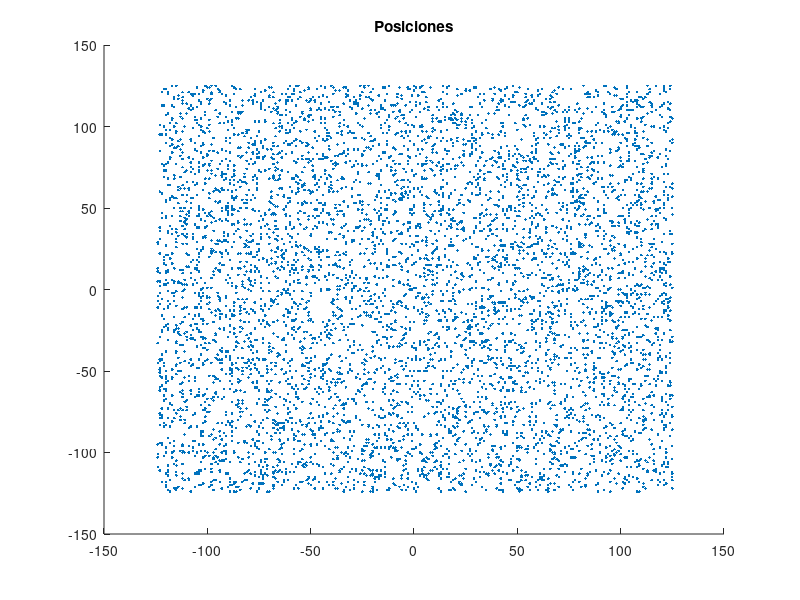
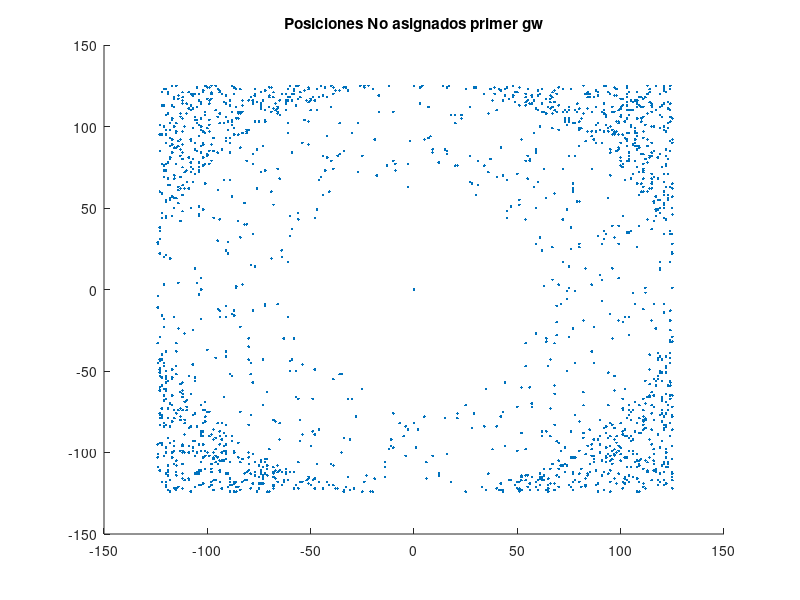
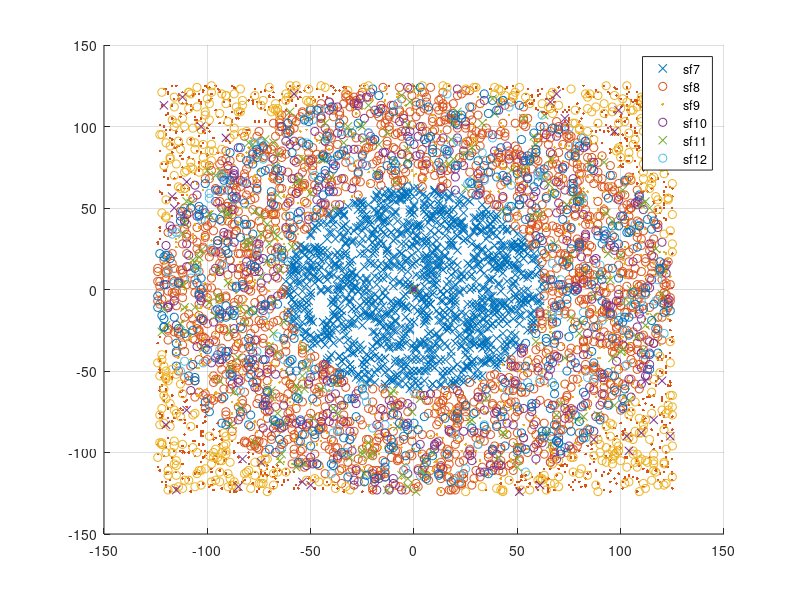
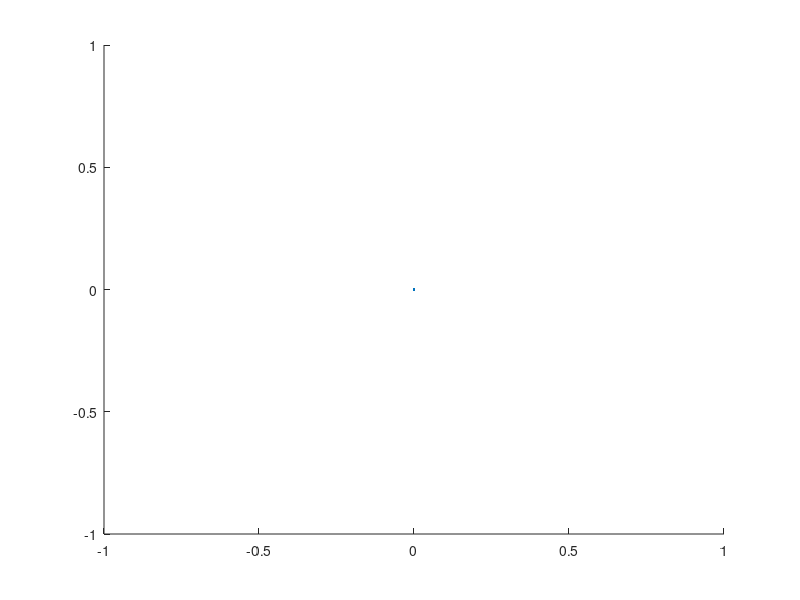

Recreate these plots in MATLAB, in order.
close all; clear all;

periods=[3600,3600,3600,ones(1,97)*3600];
H=1;
for i=1:length(periods),
  H=lcm(H,periods(i));
endfor
H
eds=6600;
lado=250;
R=250;
%calculo en función del lado la cantidad estimada de GW a colocar siguiendo 
%regla de raiz(3)xR (tomo R=250). Entre centros 430m. De alli surge entonces,
% techo(L/(2R))
%NroGWI=ceil(lado/(2*R));

nodosORIG=[(1:eds)',randi(lado,[eds,1])-lado/2,randi(lado,[eds,1])-lado/2,zeros(eds,1),periods(randi(100,eds,1))',zeros(eds,2)];
nodosORIG=[nodosORIG,H./nodosORIG(:,5)];

%Primer gw ubicado en -215,0

nodos=nodosORIG;
figure(1)
scatter(nodos(:,2), nodos(:,3), '.')
title("Posiciones")

nodos(:,2)=nodos(:,2);
nodos(:,3)=nodos(:,3);
nodos(:,4)=sqrt(nodos(:,2).^2+nodos(:,3).^2);

%nodos=[(1:eds)',nodos,sqrt(nodos(:,1).^2+nodos(:,2).^2),periods(randi(100,eds,1))',zeros(eds,2)];
%nodos=[nodos,H./nodos(:,5)];

for i=1:length(nodos),
  if (nodos(i,5)/100>32)
    nodos(i,7)=12;
  elseif (nodos(i,5)/100>16)
    nodos(i,7)=11;
  elseif (nodos(i,5)/100>8)
    nodos(i,7)=10;
  elseif (nodos(i,5)/100>4)
    nodos(i,7)=9;
   elseif (nodos(i,5)/100>2)
    nodos(i,7)=8;
  elseif (nodos(i,5)/100>1)
    nodos(i,7)=7;
  endif 
endfor  
%scatter(nodos(:,1), nodos(:,2), '.')
%title("Posiciones")

for i=1:length(nodos(:,1)),
  if (nodos(i,4)<62.5)
    nodos(i,6)=min(7,nodos(i,7));
  elseif (nodos(i,4)<125)% && nodos(i,5)==9000)    
    nodos(i,6)=min(8,nodos(i,7));
  elseif (nodos(i,4)<250)% && nodos(i,5)==9000)    
    nodos(i,6)=min(9,nodos(i,7));
  elseif (nodos(i,4)<500)% && nodos(i,5)==9000)    
    nodos(i,6)=min(10,nodos(i,7));
  elseif (nodos(i,4)<1000)% && nodos(i,5)==9000)    
    nodos(i,6)=min(11,nodos(i,7));
  elseif (nodos(i,4)<2000)% && nodos(i,5)==9000)    
    nodos(i,6)=min(12,nodos(i,7));
  endif
endfor

devices=sortrows(nodos,6);
MsgToT=sum(devices(:,8))
%devices=sortrows(devices,4)
F=find(devices(:,6)<100);
Fnodes=devices(1:length(F),:);
%Fnodes=sortrows(Fnodes,5);

if (length(F)<eds)
  NFnodes=devices(length(F(:,1))+1:eds,:);
else
  NFnodes=zeros(1,8);
end

MsgsT_P=sum(Fnodes(:,8))

MsgSF7=Fnodes(1:length(find(Fnodes(:,6)<8)),:);
%papa=length(find(Fnodes(:,6)>8))
if (length(find(Fnodes(:,6)>8))>0 && length(find(Fnodes(:,6)<9)>0))
  MsgSF8=Fnodes(length(find(Fnodes(:,6)<8))+1:length(find(Fnodes(:,6)<9)),:);
  if (length(find(Fnodes(:,6)>9))>0 && length(find(Fnodes(:,6)<10)>0))
    MsgSF9=Fnodes(length(find(Fnodes(:,6)<9))+1:length(find(Fnodes(:,6)<10)),:);
    if (length(find(Fnodes(:,6)>10))>0 && length(find(Fnodes(:,6)<11)>0))
      MsgSF10=Fnodes(length(find(Fnodes(:,6)<10))+1:length(find(Fnodes(:,6)<11)),:);
      if (length(find(Fnodes(:,6)>11))>0 && length(find(Fnodes(:,6)<12)>0))
        MsgSF11=Fnodes(length(find(Fnodes(:,6)<11))+1:length(find(Fnodes(:,6)>12)),:);
        if (length(find(Fnodes(:,6)>11))>0)
          MsgSF12=Fnodes(length(find(Fnodes(:,6)<12))+1:length(Fnodes(:,6)),:);
        end
      else
        MsgSF11=Fnodes(length(find(Fnodes(:,6)<11)+1):length(Fnodes(:,6)),:);
        MsgSF12=zeros(1,8);
       end
    else
      MsgSF10=Fnodes(length(find(Fnodes(:,6)<10)+1):length(Fnodes(:,6)),:);
      MsgSF11=zeros(1,8);
      MsgSF12=zeros(1,8);
    end
  else
    MsgSF9=Fnodes(length(find(Fnodes(:,6)<9)+1):length(Fnodes(:,6)),:);
    MsgSF10=zeros(1,8);
    MsgSF11=zeros(1,8);
    MsgSF12=zeros(1,8);
    end
else
  MsgSF8=Fnodes(length(find(Fnodes(:,6)<8))+1:length(Fnodes(:,6)),:);
  MsgSF9=zeros(1,8);
  MsgSF10=zeros(1,8);
  MsgSF11=zeros(1,8);
  MsgSF12=zeros(1,8);
end


% Factibilidad
%Acomodo los msgs por SF hasta saturar cada uno. Lo que queda lo sumo a los nodos no factibles.
final=0
while(final==0)
  if (sum(MsgSF7(:,8))<=H)
    if (sum(MsgSF8(:,8))<=H/2)
      if (sum(MsgSF9(:,8))<=H/4)
          if (sum(MsgSF10(:,8))<=H/8)
            if (sum(MsgSF11(:,8))<=H/16)
              if (sum(MsgSF12(:,8))<=H/32)
                 factibe=1;
                 final=1;
              else
                factible=0
                i=1;
                while (sum(MsgSF12(1:i,8))<=H/32)
                  i=i+1;
                end
                MsgSF12(i:length(MsgSF12),6)=MsgSF12(i:length(MsgSF12),6)+88;
                NFnodes=[MsgSF12(i:length(MsgSF12),:);NFnodes];
                MsgSF12=MsgSF12(1:i-1,:);
                final=1 
              end
            else
   %           if (sum(MsgSF12(:,8))<=112)
                i=1;
               while (sum(MsgSF11(1:i,8))<=H/16)
                  i=i+1;
                end
                MsgSF11(i:length(MsgSF11),6)=MsgSF11(i:length(MsgSF11),6)+1;
                MsgSF12=[MsgSF11(i:length(MsgSF11),:);MsgSF12];
                MsgSF11=MsgSF11(1:i-1,:);
    %          end
            end  
          else
  %          if (sum(MsgSF11(:,8))<=250)
              i=1;
              while (sum(MsgSF10(1:i,8))<=H/8)
                i=i+1;
              end
              MsgSF10(i:length(MsgSF10),6)=MsgSF10(i:length(MsgSF10),6)+1;
              MsgSF11=[MsgSF10(i:length(MsgSF10),:);MsgSF11];
              MsgSF10=MsgSF10(1:i-1,:);
   %         end
          end  
      else
 %       if (sum(MsgSF10(:,8))<=450)
          i=1;
          while (sum(MsgSF9(1:i,8))<=H/4)
            i=i+1;
          end
          MsgSF9(i:length(MsgSF9),6)=MsgSF9(i:length(MsgSF9),6)+1;
          MsgSF10=[MsgSF9(i:length(MsgSF9),:);MsgSF10];
          MsgSF9=MsgSF9(1:i-1,:);
 %       end
      end
    else
%       if (sum(MsgSF9(:,8))<=900)
          i=1;
          while (sum(MsgSF8(1:i,8))<=H/2)
            i=i+1;
          end
          MsgSF8(i:length(MsgSF8),6)=MsgSF8(i:length(MsgSF8),6)+1;
          MsgSF9=[MsgSF8(i:length(MsgSF8),:);MsgSF9];
          MsgSF8=MsgSF8(1:i-1,:);
 %       end
    end
  else
  %  if (sum(MsgSF8(:,8))<=1800)
      i=1;
      while (sum(MsgSF7(1:i,8))<=H)
        i=i+1;
      end
      MsgSF7(i:length(MsgSF7),6)=MsgSF7(i:length(MsgSF7),6)+1;
      MsgSF8=[MsgSF7(i:length(MsgSF7),:);MsgSF8];
      MsgSF7=MsgSF7(1:i-1,:);
  %  end  
  end
endwhile
%NFnodes=devices(length(F(:,1))+1:eds,:);
SF7=sum(MsgSF7(:,8))
SF8=sum(MsgSF8(:,8))
SF9=sum(MsgSF9(:,8))
SF10=sum(MsgSF10(:,8))
SF11=sum(MsgSF11(:,8))
SF12=sum(MsgSF12(:,8))
NF=sum(NFnodes(:,8))
%scatter(NFnodes(:,2),NFnodes(:,3),'.r')
%figure(1)
%scatter(NFnodes(:,2),NFnodes(:,3),'.r')
%hold
%scatter(MsgSF7(:,2),MsgSF7(:,3),'x b')
%scatter(MsgSF8(:,2),MsgSF8(:,3),'o r')
%scatter(MsgSF9(:,2),MsgSF9(:,3),'. k')
%scatter(MsgSF10(:,2),MsgSF10(:,3),'- y')
%scatter(MsgSF11(:,2),MsgSF11(:,3),'x m')
%scatter(MsgSF12(:,2),MsgSF12(:,3),'o c')
%grid
%legend('nodos','sf7','sf8','sf9','sf10','sf11','sf12')

%%%%%%%Calculo del segundo gw
if (NFnodes(1,1)>0)
nodos=NFnodes;
%nodos(:,2)=nodos(:,2)+430;
%nodos(:,4)=sqrt(nodos(:,3).^2+nodos(:,3).^2);
NFnodes(:,2)=NFnodes(:,2);
figure(2)
scatter(NFnodes(:,2), NFnodes(:,3), '.')
title("Posiciones No asignados primer gw")

nodos(:,2)=nodos(:,2);%+300;
nodos(:,3)=nodos(:,3);
nodos(:,4)=sqrt(nodos(:,2).^2+nodos(:,3).^2);

for i=1:length(nodos),
  if (nodos(i,5)/100>32)
    nodos(i,7)=12;
  elseif (nodos(i,5)/100>16)
    nodos(i,7)=11;
  elseif (nodos(i,5)/100>8)
    nodos(i,7)=10;
  elseif (nodos(i,5)/100>4)
    nodos(i,7)=9;
   elseif (nodos(i,5)/100>2)
    nodos(i,7)=8;
  elseif (nodos(i,5)/100>1)
    nodos(i,7)=7;
  endif 
endfor  


for i=1:length(nodos(:,1)),
  if (nodos(i,4)<62.5)
    nodos(i,6)=min(7,nodos(i,7));
  elseif (nodos(i,4)<125)% && nodos(i,5)==9000)    
    nodos(i,6)=min(8,nodos(i,7));
  elseif (nodos(i,4)<250)% && nodos(i,5)==9000)    
    nodos(i,6)=min(9,nodos(i,7));
  elseif (nodos(i,4)<500)% && nodos(i,5)==9000)    
    nodos(i,6)=min(10,nodos(i,7));
  elseif (nodos(i,4)<1000)% && nodos(i,5)==9000)    
    nodos(i,6)=min(11,nodos(i,7));
  elseif (nodos(i,4)<2000)% && nodos(i,5)==9000)    
    nodos(i,6)=min(12,nodos(i,7));
  endif
endfor
devices2=sortrows(nodos,6);
MsgToT2=sum(devices2(:,8))
%devices=sortrows(devices,4)
F2=find(devices2(:,6)<100);
Fnodes2=devices2(1:length(F2),:);
%Fnodes=sortrows(Fnodes,5);
if (length(F2)<length(nodos))
  NFnodes2=devices2(length(F2(:,1))+1:length(nodos),:);
else
  NFnodes2=zeros(1,8);
end

MsgsT_P2=sum(Fnodes2(:,8))

MsgSF72=Fnodes2(1:length(find(Fnodes2(:,6)<8)),:);
%papa=length(find(Fnodes(:,6)>8))
if (length(find(Fnodes2(:,6)>8))>0 && length(find(Fnodes2(:,6)<9)>0))
  MsgSF82=Fnodes2(length(find(Fnodes2(:,6)<8))+1:length(find(Fnodes2(:,6)<9)),:);
  if (length(find(Fnodes2(:,6)>9))>0 && length(find(Fnodes2(:,6)<10)>0))
    MsgSF92=Fnodes2(length(find(Fnodes2(:,6)<9))+1:length(find(Fnodes2(:,6)<10)),:);
    if (length(find(Fnodes2(:,6)>10))>0 && length(find(Fnodes2(:,6)<11)>0))
      MsgSF102=Fnodes2(length(find(Fnodes2(:,6)<10))+1:length(find(Fnodes2(:,6)<11)),:);
      if (length(find(Fnodes2(:,6)>11))>0 && length(find(Fnodes2(:,6)<12)>0))
        MsgSF112=Fnodes2(length(find(Fnodes2(:,6)<11))+1:length(find(Fnodes2(:,6)>12)),:);
        if (length(find(Fnodes2(:,6)>11))>0)
          MsgSF122=Fnodes2(length(find(Fnodes2(:,6)<12))+1:length(Fnodes2(:,6)),:);
        end
      else
        MsgSF112=Fnodes2(length(find(Fnodes2(:,6)<11)+1):length(Fnodes2(:,6)),:);
        MsgSF122=zeros(1,8);
       end
    else
      MsgSF102=Fnodes2(length(find(Fnodes2(:,6)<10)+1):length(Fnodes2(:,6)),:);
      MsgSF112=zeros(1,8);
      MsgSF122=zeros(1,8);
    end
  else
    MsgSF92=Fnodes2(length(find(Fnodes2(:,6)<9)+1):length(Fnodes2(:,6)),:);
    MsgSF102=zeros(1,8);
    MsgSF112=zeros(1,8);
    MsgSF122=zeros(1,8);
    end
else
  MsgSF82=Fnodes2(length(find(Fnodes2(:,6)<8))+1:length(Fnodes2(:,6)),:);
  MsgSF92=zeros(1,8);
  MsgSF102=zeros(1,8);
  MsgSF112=zeros(1,8);
  MsgSF122=zeros(1,8);
end


% Factibilidad
%Acomodo los msgs por SF hasta saturar cada uno. Lo que queda lo sumo a los nodos no factibles.
final2=0
while(final2==0)
  if (sum(MsgSF72(:,8))<=H)
    if (sum(MsgSF82(:,8))<=H/2)
      if (sum(MsgSF92(:,8))<=H/4)
          if (sum(MsgSF102(:,8))<=H/8)
            if (sum(MsgSF112(:,8))<=H/16)
              if (sum(MsgSF122(:,8))<=H/32)
                 factibe2=1;
                 final2=1;
              else
                factible2=0
                i=1;
                while (sum(MsgSF122(1:i,8))<=H/32)
                  i=i+1;
                end
                MsgSF122(i:length(MsgSF122),6)=MsgSF122(i:length(MsgSF122),6)+88;
                NFnodes2=[MsgSF122(i:length(MsgSF122),:);NFnodes2];
                MsgSF122=MsgSF122(1:i-1,:);
                final2=1 
              end
            else
   %           if (sum(MsgSF12(:,8))<=112)
                i=1;
               while (sum(MsgSF112(1:i,8))<=H/16)
                  i=i+1;
                end
                MsgSF112(i:length(MsgSF112),6)=MsgSF112(i:length(MsgSF112),6)+1;
                MsgSF122=[MsgSF112(i:length(MsgSF112),:);MsgSF122];
                MsgSF112=MsgSF112(1:i-1,:);
    %          end
            end  
          else
  %          if (sum(MsgSF11(:,8))<=250)
              i=1;
              while (sum(MsgSF102(1:i,8))<=H/8)
                i=i+1;
              end
              MsgSF102(i:length(MsgSF102),6)=MsgSF102(i:length(MsgSF102),6)+1;
              MsgSF112=[MsgSF102(i:length(MsgSF102),:);MsgSF112];
              MsgSF102=MsgSF102(1:i-1,:);
   %         end
          end  
      else
 %       if (sum(MsgSF10(:,8))<=450)
          i=1;
          while (sum(MsgSF92(1:i,8))<=H/4)
            i=i+1;
          end
          MsgSF92(i:length(MsgSF92),6)=MsgSF92(i:length(MsgSF92),6)+1;
          MsgSF102=[MsgSF92(i:length(MsgSF92),:);MsgSF102];
          MsgSF92=MsgSF92(1:i-1,:);
 %       end
      end
    else
%       if (sum(MsgSF9(:,8))<=900)
          i=1;
          while (sum(MsgSF82(1:i,8))<=H/2)
            i=i+1;
          end
          MsgSF82(i:length(MsgSF82),6)=MsgSF82(i:length(MsgSF82),6)+1;
          MsgSF92=[MsgSF82(i:length(MsgSF82),:);MsgSF92];
          MsgSF82=MsgSF82(1:i-1,:);
 %       end
    end
  else
  %  if (sum(MsgSF8(:,8))<=1800)
      i=1;
      while (sum(MsgSF72(1:i,8))<=H)
        i=i+1;
      end
      MsgSF72(i:length(MsgSF72),6)=MsgSF72(i:length(MsgSF72),6)+1;
      MsgSF82=[MsgSF72(i:length(MsgSF72),:);MsgSF82];
      MsgSF72=MsgSF72(1:i-1,:);
  %  end  
  end
endwhile
%NFnodes=devices(length(F(:,1))+1:eds,:);

SF72=sum(MsgSF72(:,8))
SF82=sum(MsgSF82(:,8))
SF92=sum(MsgSF92(:,8))
SF102=sum(MsgSF102(:,8))
SF112=sum(MsgSF112(:,8))
SF122=sum(MsgSF122(:,8))
NF2=sum(NFnodes2(:,8))
%figure
%scatter(NFnodes2(:,2),NFnodes2(:,3),'.r')
MsgSF7(:,2)=MsgSF7(:,2)%+150;
MsgSF8(:,2)=MsgSF8(:,2)%+150;
MsgSF9(:,2)=MsgSF9(:,2)%+150;
MsgSF10(:,2)=MsgSF10(:,2)%+150;
MsgSF11(:,2)=MsgSF11(:,2)%+150;
MsgSF12(:,2)=MsgSF12(:,2)%+150;

MsgSF72(:,2)=MsgSF72(:,2)%-150;
MsgSF82(:,2)=MsgSF82(:,2)%-150;
MsgSF92(:,2)=MsgSF92(:,2)%-150;
MsgSF102(:,2)=MsgSF102(:,2)%-150;
MsgSF112(:,2)=MsgSF112(:,2)%-150;
MsgSF122(:,2)=MsgSF122(:,2)%-150;

NFnodes2(:,2)=NFnodes2(:,2)%-150;
figure(3)

%scatter(NFnodes2(:,2),NFnodes2(:,3),'.r')

%scatter(NFnodes(:,2),NFnodes(:,3),'.r')
%hold
scatter(MsgSF7(:,2),MsgSF7(:,3),'x b')
hold
scatter(MsgSF8(:,2),MsgSF8(:,3),'o r')
scatter(MsgSF9(:,2),MsgSF9(:,3),'. k')
scatter(MsgSF10(:,2),MsgSF10(:,3),'- y')
scatter(MsgSF11(:,2),MsgSF11(:,3),'x m')
scatter(MsgSF12(:,2),MsgSF12(:,3),'o c')

scatter(MsgSF72(:,2),MsgSF72(:,3),'x b')
scatter(MsgSF82(:,2),MsgSF82(:,3),'o r')
scatter(MsgSF92(:,2),MsgSF92(:,3),'. k')
scatter(MsgSF102(:,2),MsgSF102(:,3),'- y')
scatter(MsgSF112(:,2),MsgSF112(:,3),'x m')
scatter(MsgSF122(:,2),MsgSF122(:,3),'o c')
grid
legend('sf7','sf8','sf9','sf10','sf11','sf12')
figure(4)
scatter(NFnodes2(:,2),NFnodes2(:,3),'.r')
endif